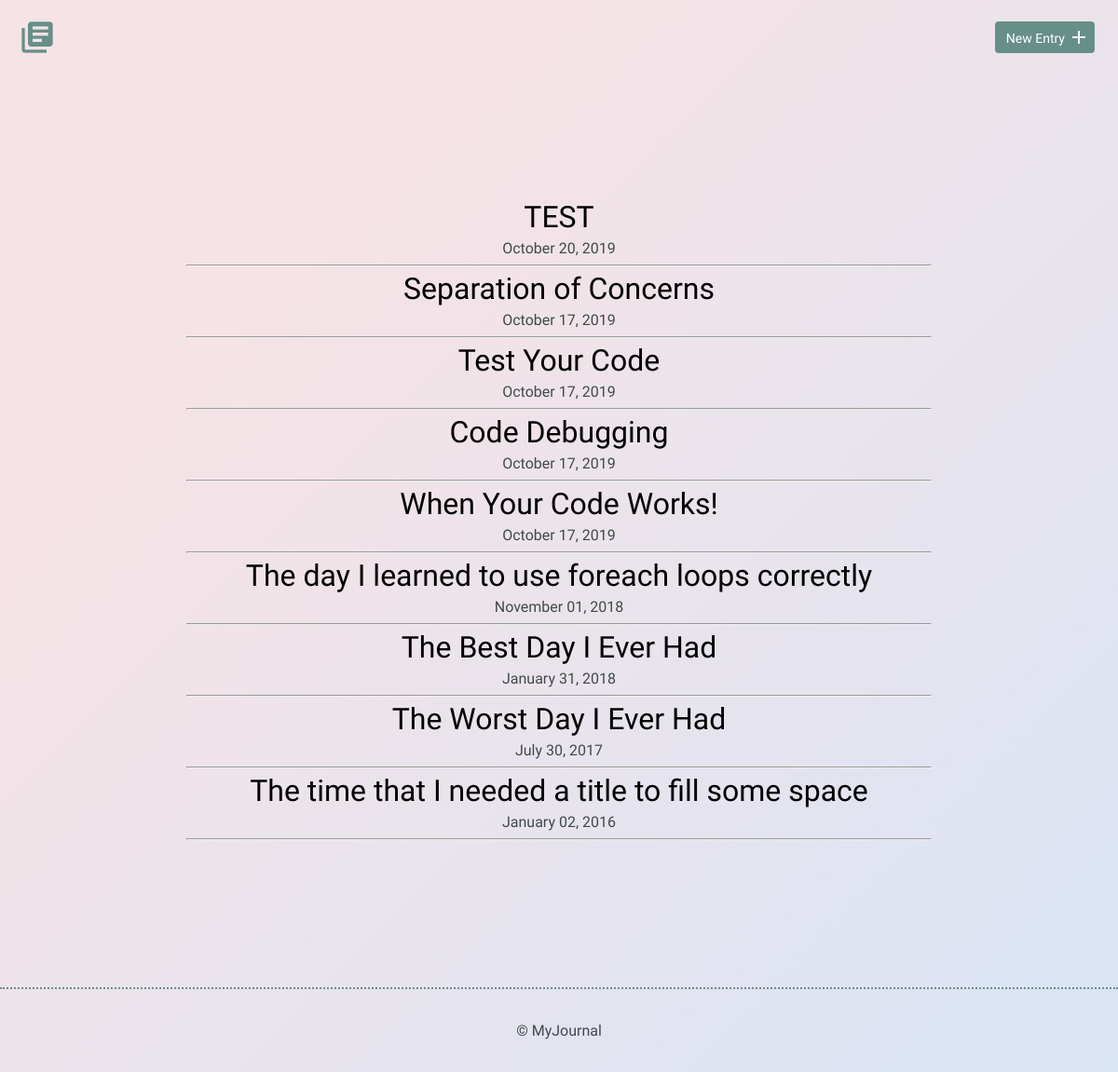
The page / on the database its author committed.
### tables this page shows
CREATE TABLE "entries" (
	`id`	INTEGER,
	`title`	TEXT,
	`date`	TEXT,
	`time_spent`	INTEGER,
	`learned`	BLOB,
	`resources`	BLOB,
	PRIMARY KEY(`id`)
);

### inc/functions.php (the view, shortened to what this page needs)
<?php
function get_journal_entries() {
	include 'inc/dbconnection.php';
	try {
		$results = $db->query("SELECT * FROM entries ORDER BY date DESC");
	} catch (Exception $e) {
		echo $e->getMessage();
		return array();
	}
	return $results->fetchAll(PDO::FETCH_ASSOC);
}
function print_journal_entries() {
	foreach (get_journal_entries() as $entry) {
		$date_conversion = explode("-", $entry['date']);
		$month = '';
		$day = $date_conversion[2];
		$year = $date_conversion[0];
		switch ($date_conversion[1]) {
			case '1':
			$month = 'January';
			break;
				case '7':
				$month = 'July';
				break;
				case '10':
				$month = 'October';
				break;
				case '11':
				$month = 'November';
				break;
		}
		echo "<h2><a href='detail.php?id=";
		echo $entry['id'] . " '> ";
		echo $entry['title'];
		echo "</a></h2>";
		echo "<time>";
		echo $month . ' ' . $day . ', ' . $year;
		echo "</time>";
		echo "<hr>";
	}
}

### inc/head.php (shortened to what this page needs)
<!DOCTYPE html>
<html>
<head>
	<link rel="stylesheet" href="css/normalize.css">
	<link rel="stylesheet" href="css/site.css">
</head>

### index.php (shortened to what this page needs)
<?php
	include 'inc/head.php';
  include 'inc/functions.php';
?>
  <body>
        <header>
            <div class="container">
                <div class="site-header">
                    <a class="logo" href="index.php"><i class="material-icons">library_books</i></a>
                    <a class="button icon-right" href="new.php"><span>New Entry</span> <i class="material-icons">add</i></a>
                </div>
            </div>
        </header>
        <section>
            <div class="container">
							<div class="entry-list">
                    <article>
											<?php
												print_journal_entries();
											?>
                    </article>
                </div>
            </div>
        </section>
<?php include 'inc/footer.php';?>

### inc/footer.php
<footer>
            <div>
                &copy; MyJournal
            </div>
        </footer>
    </body>
</html>

### css/site.css (style rules this page uses)
body { background-color: #d9e4f5; background-image: linear-gradient(315deg, #d9e4f5 0%, #f5e3e6 74%); font-size: 16px; color: #404a49; font-family: 'Cousine', serif; font-weight: 400; }
.container { margin: 0 auto; padding: 0 25px; }
header .site-header { margin: 0 auto; height: 95px; }
header .logo i { color: #678f89; margin: 20px 0 0 -5px; float: left; font-size: 40px; }
header .button { float: right; margin: 33px 0 0 0; }
footer { text-align: center; padding: 35px 0; border-top: 2px dotted #678f89; }
.button { padding: 8px 10px 6px 10px; background: #678f89; border: 2px solid #678f89; border-radius: 4px; text-decoration: none; color: #FFF; position: relative; text-align: center; font-size: 14px; }
.button.icon-right { padding-right: 30px; top: -10px; }
.button.icon-right i { position: absolute; top: 3px; right: 3px; }
h1, h2, h3 { margin: 0; font-weight: 400; line-height: 1em; color: #000; }
h2 { font-size: 32px; }
h2 a { text-decoration: none; color: #000; }
.entry-list, .edit-entry, .new-entry { max-width: 800px; margin: 0 auto; padding: 70px 0 150px 0; }
.entry-list article { margin-bottom: 70px; text-align: center; }
.entry-list article:last-child { margin-bottom: 0; }
.entry-list article h2 { margin-bottom: 8px; }

### rows shown on the page
entries: title "TEST", date "October", date "20", date "2019"
entries: title "Separation of Concerns", date "October", date "17", date "2019"
entries: title "Test Your Code", date "October", date "17", date "2019"
entries: title "Code Debugging", date "October", date "17", date "2019"
entries: title "When Your Code Works!", date "October", date "17", date "2019"
entries: title "The day I learned to use foreach loops correctly", date "November", date "01", date "2018"
entries: title "The Best Day I Ever Had", date "January", date "31", date "2018"
entries: title "The Worst Day I Ever Had", date "July", date "30", date "2017"
entries: title "The time that I needed a title to fill some space", date "January", date "02", date "2016"
